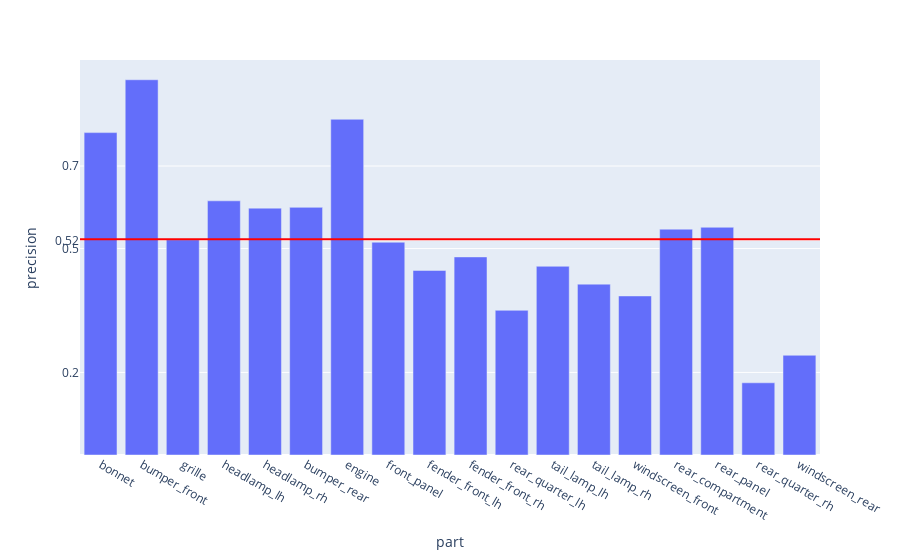

Source (notebook cell):
### Code cell
fig = px.bar(evalMetrics, x = 'part', y = 'precision')

fig.add_hline(y=avgPrecision, line_width=2, line_color="red")

fig.update_layout(
    yaxis = dict(
        tickmode = 'array',
        tickvals = [np.format_float_positional(avgPrecision, 2), 0.2, 0.5, 0.7],
    )
)
fig

### Figure 1 — Plotly figure (JSON) as saved in the notebook; plotly's stock layout.template omitted (floating-point values rounded to 4 significant figures)
{"data": [{"alignmentgroup": "True", "hovertemplate": "part=%{x}<br>precision=%{y}<extra></extra>", "legendgroup": "", "marker": {"color": "#636efa", "pattern": {"shape": ""}}, "name": "", "offsetgroup": "", "orientation": "v", "showlegend": false, "textposition": "auto", "type": "bar", "x": ["bonnet", "bumper_front", "grille", "headlamp_lh", "headlamp_rh", "bumper_rear", "engine", "front_panel", "fender_front_lh", "fender_front_rh", "rear_quarter_lh", "tail_lamp_lh", "tail_lamp_rh", "windscreen_front", "rear_compartment", "rear_panel", "rear_quarter_rh", "windscreen_rear"], "xaxis": "x", "y": [0.7809, 0.909, 0.5214, 0.6157, 0.598, 0.5999, 0.8132, 0.5154, 0.447, 0.4798, 0.3504, 0.4571, 0.4139, 0.3853, 0.547, 0.5516, 0.1749, 0.2415], "yaxis": "y"}], "layout": {"barmode": "relative", "legend": {"tracegroupgap": 0}, "margin": {"t": 60}, "shapes": [{"line": {"color": "red", "width": 2}, "type": "line", "x0": 0, "x1": 1, "xref": "x domain", "y0": 0.5223, "y1": 0.5223, "yref": "y"}], "xaxis": {"anchor": "y", "domain": [0, 1], "title": {"text": "part"}}, "yaxis": {"anchor": "x", "domain": [0, 1], "tickmode": "array", "tickvals": ["0.52", 0.2, 0.5, 0.7], "title": {"text": "precision"}}}}
